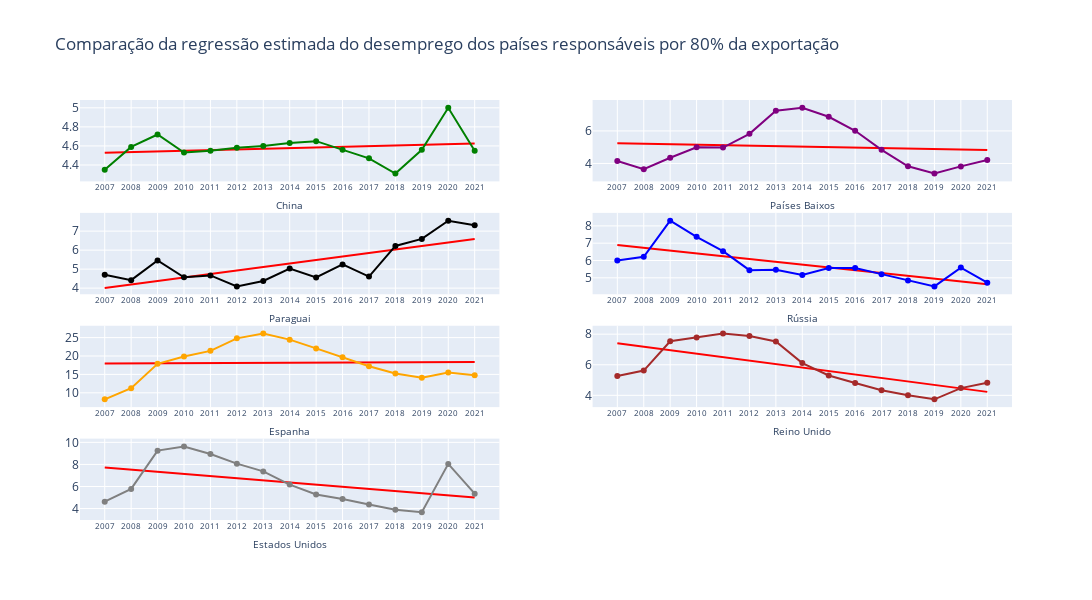

The notebook cell saved with this chart:
### Code cell
plot_regressao_estimada(paises_unemployment, 'Comparação da regressão estimada do desemprego dos países responsáveis por 80% da exportação', float)

### Figure 1 — Plotly figure (JSON) as saved in the notebook; plotly's stock layout.template omitted (floating-point values rounded to 4 significant figures)
{"data": [{"line": {"color": "red"}, "mode": "lines", "name": "Regressão", "type": "scatter", "x": [2007, 2008, 2009, 2010, 2011, 2012, 2013, 2014, 2015, 2016, 2017, 2018, 2019, 2020, 2021], "xaxis": "x7", "y": [4.528, 4.535, 4.542, 4.549, 4.556, 4.563, 4.57, 4.577, 4.584, 4.591, 4.598, 4.605, 4.611, 4.618, 4.625], "yaxis": "y7"}, {"name": "China", "type": "scatter", "x": ["2007 ", "2008 ", "2009 ", "2010 ", "2011 ", "2012 ", "2013 ", "2014 ", "2015 ", "2016 ", "2017 ", "2018 ", "2019 ", "2020 ", "2021 "], "xaxis": "x7", "y": [4.35, 4.59, 4.72, 4.53, 4.55, 4.58, 4.6, 4.63, 4.65, 4.56, 4.47, 4.31, 4.56, 5, 4.55], "yaxis": "y7"}, {"line": {"color": "red"}, "mode": "lines", "name": "Regressão", "type": "scatter", "x": [2007, 2008, 2009, 2010, 2011, 2012, 2013, 2014, 2015, 2016, 2017, 2018, 2019, 2020, 2021], "xaxis": "x8", "y": [5.249, 5.219, 5.188, 5.158, 5.128, 5.098, 5.068, 5.037, 5.007, 4.977, 4.947, 4.916, 4.886, 4.856, 4.826], "yaxis": "y8"}, {"name": "Países Baixos", "type": "scatter", "x": ["2007 ", "2008 ", "2009 ", "2010 ", "2011 ", "2012 ", "2013 ", "2014 ", "2015 ", "2016 ", "2017 ", "2018 ", "2019 ", "2020 ", "2021 "], "xaxis": "x8", "y": [4.15, 3.65, 4.35, 4.99, 4.98, 5.82, 7.24, 7.42, 6.87, 6.01, 4.84, 3.83, 3.38, 3.82, 4.21], "yaxis": "y8"}, {"line": {"color": "red"}, "mode": "lines", "name": "Regressão", "type": "scatter", "x": [2007, 2008, 2009, 2010, 2011, 2012, 2013, 2014, 2015, 2016, 2017, 2018, 2019, 2020, 2021], "xaxis": "x5", "y": [4.006, 4.19, 4.374, 4.558, 4.742, 4.926, 5.111, 5.295, 5.479, 5.663, 5.847, 6.031, 6.215, 6.399, 6.583], "yaxis": "y5"}, {"name": "Paraguai", "type": "scatter", "x": ["2007 ", "2008 ", "2009 ", "2010 ", "2011 ", "2012 ", "2013 ", "2014 ", "2015 ", "2016 ", "2017 ", "2018 ", "2019 ", "2020 ", "2021 "], "xaxis": "x5", "y": [4.71, 4.42, 5.46, 4.57, 4.67, 4.09, 4.38, 5.03, 4.56, 5.25, 4.61, 6.22, 6.59, 7.55, 7.31], "yaxis": "y5"}, {"line": {"color": "red"}, "mode": "lines", "name": "Regressão", "type": "scatter", "x": [2007, 2008, 2009, 2010, 2011, 2012, 2013, 2014, 2015, 2016, 2017, 2018, 2019, 2020, 2021], "xaxis": "x6", "y": [6.9, 6.738, 6.576, 6.414, 6.252, 6.09, 5.927, 5.765, 5.603, 5.441, 5.279, 5.117, 4.955, 4.792, 4.63], "yaxis": "y6"}, {"name": "Rússia", "type": "scatter", "x": ["2007 ", "2008 ", "2009 ", "2010 ", "2011 ", "2012 ", "2013 ", "2014 ", "2015 ", "2016 ", "2017 ", "2018 ", "2019 ", "2020 ", "2021 "], "xaxis": "x6", "y": [6, 6.21, 8.3, 7.37, 6.54, 5.44, 5.46, 5.16, 5.57, 5.56, 5.21, 4.85, 4.5, 5.59, 4.72], "yaxis": "y6"}, {"line": {"color": "red"}, "mode": "lines", "name": "Regressão", "type": "scatter", "x": [2007, 2008, 2009, 2010, 2011, 2012, 2013, 2014, 2015, 2016, 2017, 2018, 2019, 2020, 2021], "xaxis": "x3", "y": [17.98, 18.01, 18.03, 18.06, 18.09, 18.11, 18.14, 18.17, 18.19, 18.22, 18.25, 18.27, 18.3, 18.33, 18.35], "yaxis": "y3"}, {"name": "Espanha", "type": "scatter", "x": ["2007 ", "2008 ", "2009 ", "2010 ", "2011 ", "2012 ", "2013 ", "2014 ", "2015 ", "2016 ", "2017 ", "2018 ", "2019 ", "2020 ", "2021 "], "xaxis": "x3", "y": [8.23, 11.25, 17.86, 19.86, 21.39, 24.79, 26.09, 24.44, 22.06, 19.64, 17.22, 15.25, 14.1, 15.53, 14.78], "yaxis": "y3"}, {"line": {"color": "red"}, "mode": "lines", "name": "Regressão", "type": "scatter", "x": [2007, 2008, 2009, 2010, 2011, 2012, 2013, 2014, 2015, 2016, 2017, 2018, 2019, 2020, 2021], "xaxis": "x4", "y": [7.405, 7.178, 6.951, 6.724, 6.497, 6.27, 6.043, 5.816, 5.589, 5.362, 5.135, 4.908, 4.681, 4.454, 4.226], "yaxis": "y4"}, {"name": "Reino Unido", "type": "scatter", "x": ["2007 ", "2008 ", "2009 ", "2010 ", "2011 ", "2012 ", "2013 ", "2014 ", "2015 ", "2016 ", "2017 ", "2018 ", "2019 ", "2020 ", "2021 "], "xaxis": "x4", "y": [5.26, 5.62, 7.54, 7.79, 8.04, 7.88, 7.52, 6.11, 5.3, 4.81, 4.33, 4, 3.74, 4.472, 4.826], "yaxis": "y4"}, {"line": {"color": "red"}, "mode": "lines", "name": "Regressão", "type": "scatter", "x": [2007, 2008, 2009, 2010, 2011, 2012, 2013, 2014, 2015, 2016, 2017, 2018, 2019, 2020, 2021], "xaxis": "x", "y": [7.713, 7.519, 7.325, 7.131, 6.937, 6.743, 6.549, 6.355, 6.161, 5.966, 5.772, 5.578, 5.384, 5.19, 4.996], "yaxis": "y"}, {"name": "Estados Unidos", "type": "scatter", "x": ["2007 ", "2008 ", "2009 ", "2010 ", "2011 ", "2012 ", "2013 ", "2014 ", "2015 ", "2016 ", "2017 ", "2018 ", "2019 ", "2020 ", "2021 "], "xaxis": "x", "y": [4.62, 5.78, 9.25, 9.63, 8.95, 8.07, 7.37, 6.17, 5.28, 4.87, 4.36, 3.9, 3.67, 8.05, 5.35], "yaxis": "y"}], "layout": {"colorway": ["blue", "green", "orange", "purple", "brown", "black", "gray"], "height": 600, "showlegend": false, "title": {"text": "Comparação da regressão estimada do desemprego dos países responsáveis por 80% da exportação"}, "width": 1300, "xaxis": {"anchor": "y", "domain": [0, 0.45], "tickfont": {"size": 8}, "tickvals": ["2007 ", "2008 ", "2009 ", "2010 ", "2011 ", "2012 ", "2013 ", "2014 ", "2015 ", "2016 ", "2017 ", "2018 ", "2019 ", "2020 ", "2021 "], "title": {"font": {"size": 10}, "standoff": 10, "text": "Estados Unidos"}}, "xaxis2": {"anchor": "y2", "domain": [0.55, 1]}, "xaxis3": {"anchor": "y3", "domain": [0, 0.45], "tickfont": {"size": 8}, "tickvals": ["2007 ", "2008 ", "2009 ", "2010 ", "2011 ", "2012 ", "2013 ", "2014 ", "2015 ", "2016 ", "2017 ", "2018 ", "2019 ", "2020 ", "2021 "], "title": {"font": {"size": 10}, "standoff": 10, "text": "Espanha"}}, "xaxis4": {"anchor": "y4", "domain": [0.55, 1], "tickfont": {"size": 8}, "tickvals": ["2007 ", "2008 ", "2009 ", "2010 ", "2011 ", "2012 ", "2013 ", "2014 ", "2015 ", "2016 ", "2017 ", "2018 ", "2019 ", "2020 ", "2021 "], "title": {"font": {"size": 10}, "standoff": 10, "text": "Reino Unido"}}, "xaxis5": {"anchor": "y5", "domain": [0, 0.45], "tickfont": {"size": 8}, "tickvals": ["2007 ", "2008 ", "2009 ", "2010 ", "2011 ", "2012 ", "2013 ", "2014 ", "2015 ", "2016 ", "2017 ", "2018 ", "2019 ", "2020 ", "2021 "], "title": {"font": {"size": 10}, "standoff": 10, "text": "Paraguai"}}, "xaxis6": {"anchor": "y6", "domain": [0.55, 1], "tickfont": {"size": 8}, "tickvals": ["2007 ", "2008 ", "2009 ", "2010 ", "2011 ", "2012 ", "2013 ", "2014 ", "2015 ", "2016 ", "2017 ", "2018 ", "2019 ", "2020 ", "2021 "], "title": {"font": {"size": 10}, "standoff": 10, "text": "Rússia"}}, "xaxis7": {"anchor": "y7", "domain": [0, 0.45], "tickfont": {"size": 8}, "tickvals": ["2007 ", "2008 ", "2009 ", "2010 ", "2011 ", "2012 ", "2013 ", "2014 ", "2015 ", "2016 ", "2017 ", "2018 ", "2019 ", "2020 ", "2021 "], "title": {"font": {"size": 10}, "standoff": 10, "text": "China"}}, "xaxis8": {"anchor": "y8", "domain": [0.55, 1], "tickfont": {"size": 8}, "tickvals": ["2007 ", "2008 ", "2009 ", "2010 ", "2011 ", "2012 ", "2013 ", "2014 ", "2015 ", "2016 ", "2017 ", "2018 ", "2019 ", "2020 ", "2021 "], "title": {"font": {"size": 10}, "standoff": 10, "text": "Países Baixos"}}, "yaxis": {"anchor": "x", "domain": [0, 0.1938]}, "yaxis2": {"anchor": "x2", "domain": [0, 0.1938]}, "yaxis3": {"anchor": "x3", "domain": [0.2687, 0.4625]}, "yaxis4": {"anchor": "x4", "domain": [0.2687, 0.4625]}, "yaxis5": {"anchor": "x5", "domain": [0.5375, 0.7312]}, "yaxis6": {"anchor": "x6", "domain": [0.5375, 0.7312]}, "yaxis7": {"anchor": "x7", "domain": [0.8063, 1]}, "yaxis8": {"anchor": "x8", "domain": [0.8063, 1]}}}
